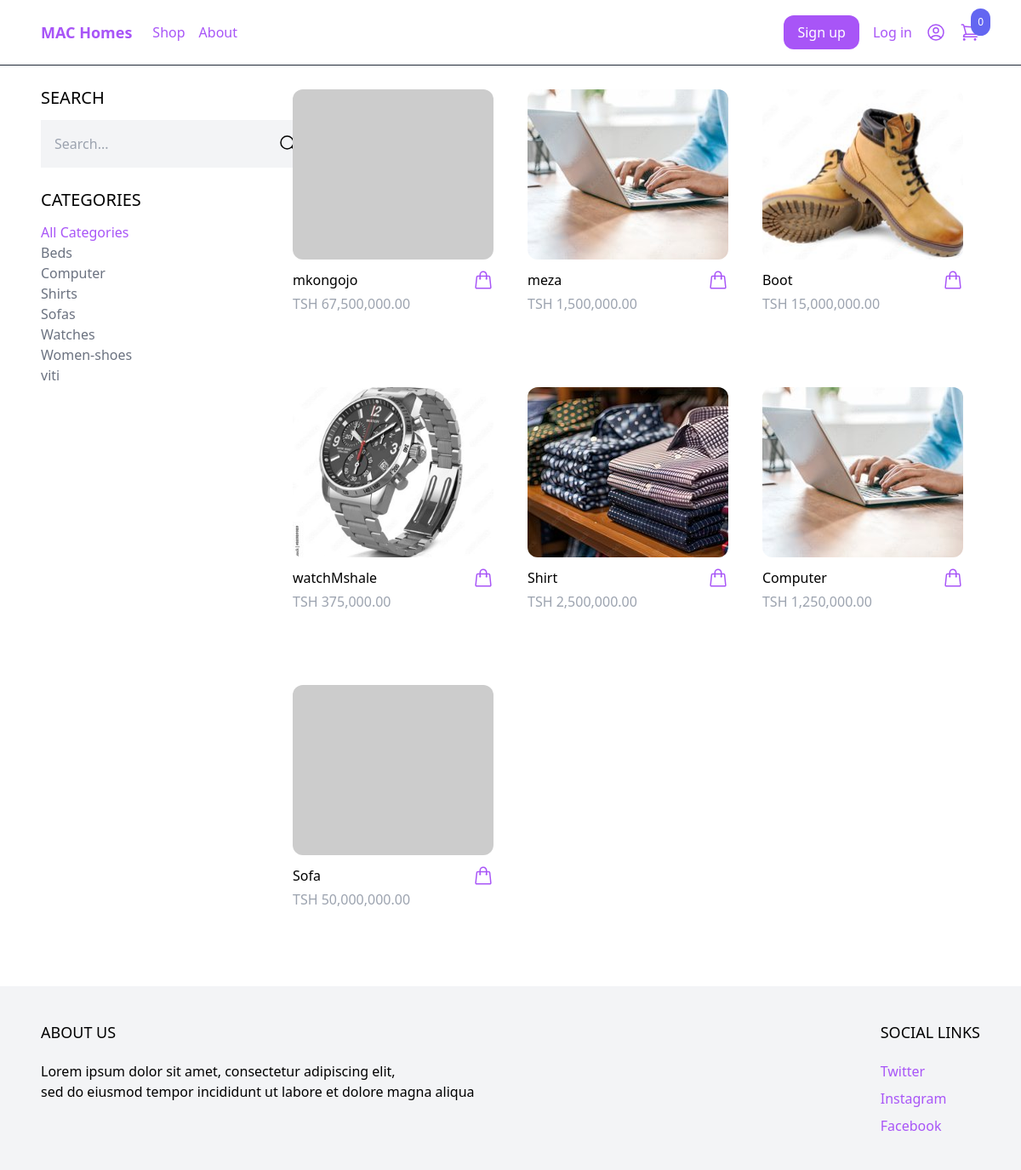
The page /shop/ on the database as committed earlier.
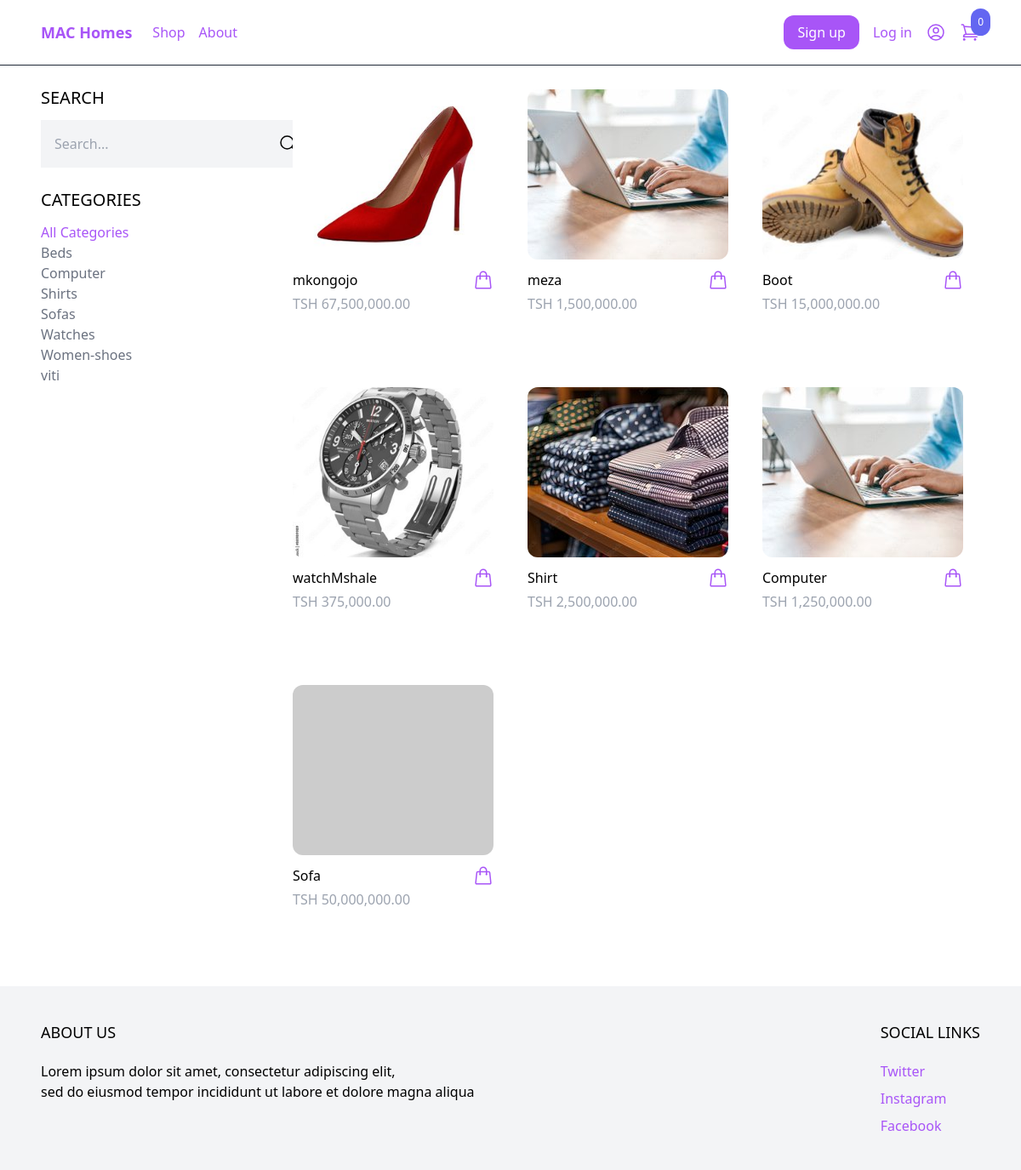
The same page on the database as committed later.
### products/models.py (models this page shows, shortened)
class Product(models.Model):
    category = models.ForeignKey(Category, related_name='product', on_delete=models.CASCADE)
    name = models.CharField(max_length=255)
    slug = models.SlugField()
    description = models.TextField(blank=True, null=True)
    price = models.IntegerField(unique=True)
    created_at = models.DateTimeField(auto_now_add=True)
    image = models.ImageField(upload_to='uploads/', blank=True, null=True)
    thumbnail = models.ImageField(upload_to='uploads/', blank=True, null=True)
    class Meta:
        ordering = ('-created_at',)
    def get_display_price(self):
        tsh_price = self.price * 2500  # Convert USD to TSH
        return "TSH {:,.2f}".format(tsh_price)
    def get_thumbnail(self):
        if self.thumbnail:
            return self.thumbnail.url
        else:
            if self.image:
                self.thumbnail = self.make_thumbnail(self.image)
                self.save()
                return self.thumbnail.url
            else:
                return 'https://dummyimage.com/240x240/808080/ffffff'

### core/views.py (the view)
# urls.py: path('shop/', views.shop, name="shop"),
def shop(request):
	categories = Category.objects.all()
	products = Product.objects.all()
	active_category = request.GET.get('category','')
	if active_category:
		products = products.filter(category__slug=active_category)
	query = request.GET.get('search', '')
	if query:
		products = products.filter(Q(name__icontains =query) | Q(description__icontains = query))
	context = {
	     'categories':categories,
	     'products':products,
	     'active_category':active_category,
	     'query': query
	}
	return render(request, 'core/shop.html',context)

### cart/cart.py (called while the page is built)
    def __len__(self):
        return sum(item['quantity'] for item in self.cart.values())

### cart/context_processors.py (called while the page is built)
def cart(request):
    return {'cart': Cart(request)}

### core/templates/core/shop.html (shortened to what this page needs)
{% extends 'core/base.html' %}
{% block content %}
<div class="max-w-6xl flex flex-wrap items-start mx-auto py-6 px-6 xl:px-8">
    <div class="filters w-full lg:w-1/4">
<h3 class="mb-3 text-xl uppercase">Search</h3>
<form method="get" action=".">
   <div class="flex">
        <input type="text" name="search"
    class="p-4 bg-gray-100 border-0"
    placeholder="Search...">
    <button class="p-4 bg-gray-100 border-0">
        <svg xmlns="http://www.w3.org/2000/svg" fill="none" viewBox="0 0 24 24" stroke-width="1.5" stroke="currentColor" class="size-6">
  <path stroke-linecap="round" stroke-linejoin="round" d="m21 21-5.197-5.197m0 0A7.5 7.5 0 1 0 5.196 5.196a7.5 7.5 0 0 0 10.607 10.607Z" />
</svg>
    </button>
   </div>
</form>
<h3 class="mt-6 mb-3 text-xl uppercase">Categories</h3>
<ul>
   <li><a href="{% url 'shop' %}" class="{% if not active_category %} text-purple-500{% else %}text-gray-500{% endif %}">All Categories</a></li>
   {% for category in categories %}
   <li>
    <a href="{% url 'shop' %}?category={{category.slug}}" class="{% if  category.slug == active_category %} text-purple-500{% else%}text-gray-500{% endif %}">{{category.name}}</a>
   </li>
   {% endfor %}
</ul>
    </div>
    <div class="products lg:w-3/4 -mt-4 w-full flex items-center flex-wrap">
        {% for product in products %}
        {% include 'product/partials/product_list_item.html' %}
        {% endfor %}
    </div>
</div>
{% endblock %}

### products/templates/product/partials/product_list_item.html (shortened to what this page needs)
<div class="product-card w-full md:w-1/3 xl:w-1/4 p-5 h-72">
    <a
    href="{% url 'product' product.slug %}">
        <img src="{{ product.get_thumbnail }}" class="rounded-xl hover:shadow-lg object-cover h-48 w-full">
    </a>
    <div class="pt-3 flex items-center justify-between">
        <a href="{% url 'product' product.slug %}">{{ product.name }}</a>
        <a
         hx-get="{% url 'add_to_cart' product.id %}"
    hx-target="#menu-cart-button"
    hx-swap="outerHTML"
         class="text-purple-500 hover:text-purple-800">
        </a>
    </div>
    <p class="pt-1 text-gray-400">{{ product.get_display_price }}</p>
</div>

Rows that differ between the two databases and show on the page:
changed Product "mkongojo": get_thumbnail: picture added in place of a placeholder
